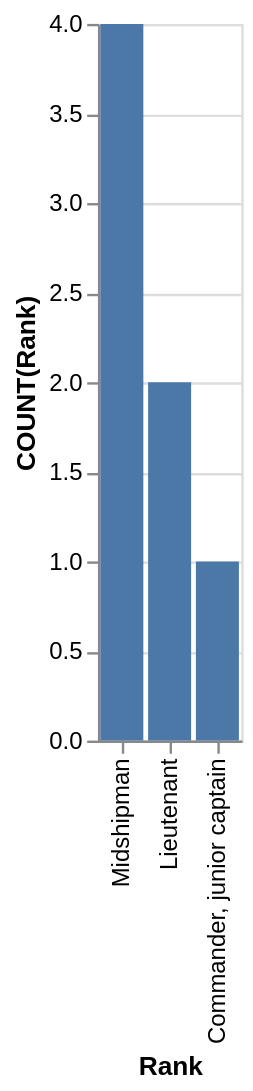

Vega-Lite specification stored for this chart:
### Vega-Lite specification from a JSON file in a GitHub repository (floating-point values rounded to 4 significant figures)
{"data": {"values": [{"x_data": "Midshipman", "y_data": 4}, {"x_data": "Lieutenant", "y_data": 2}, {"x_data": "Commander, junior captain", "y_data": 1}]}, "mark": "bar", "encoding": {"x": {"field": "x_data", "type": "nominal", "title": "Rank", "sort": {"op": "sum", "field": "y_data", "order": "descending"}}, "y": {"field": "y_data", "type": "quantitative", "title": "COUNT(Rank)"}}}
